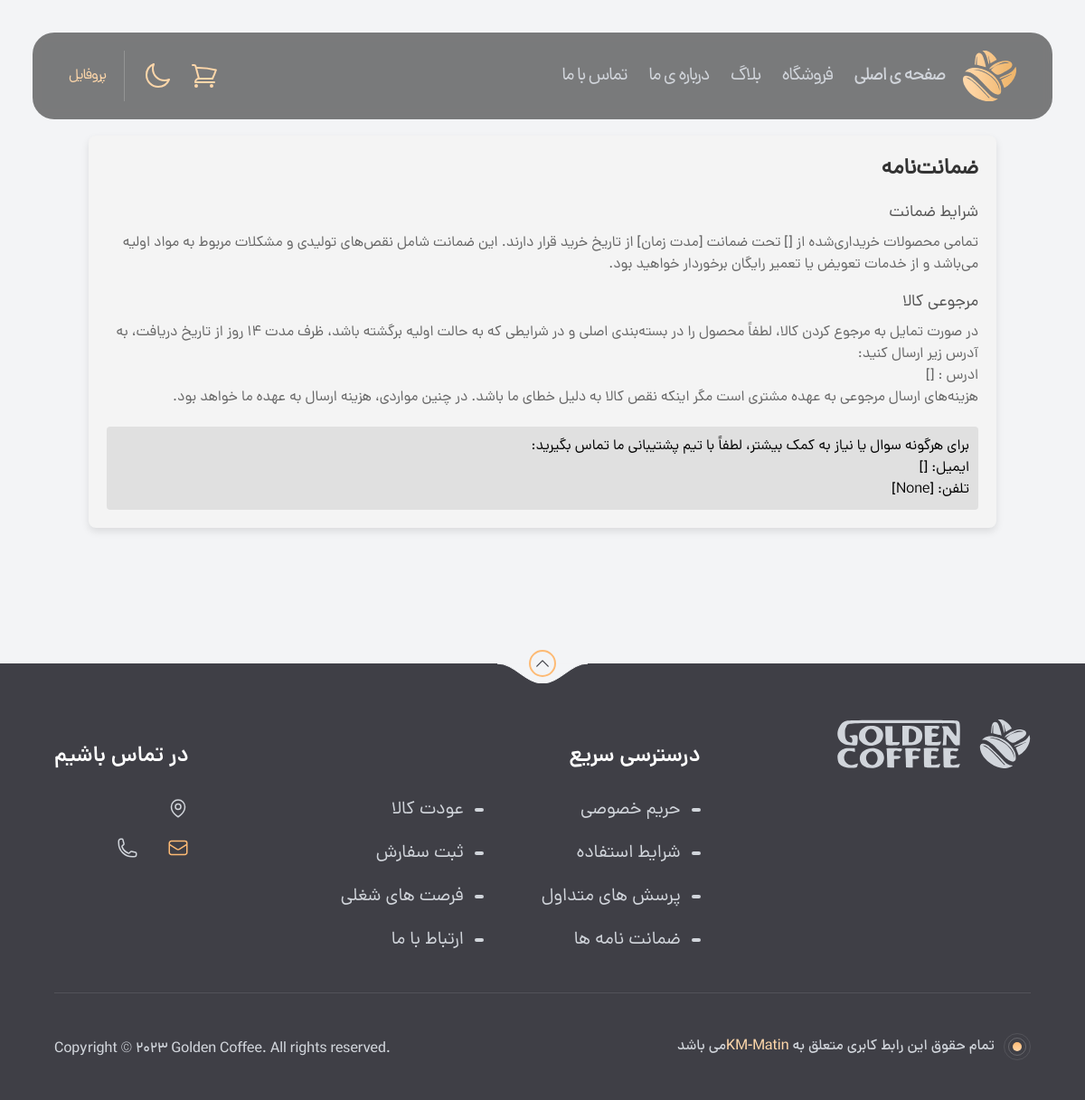
Page /guarantee/ (signed in) on the earlier database version.
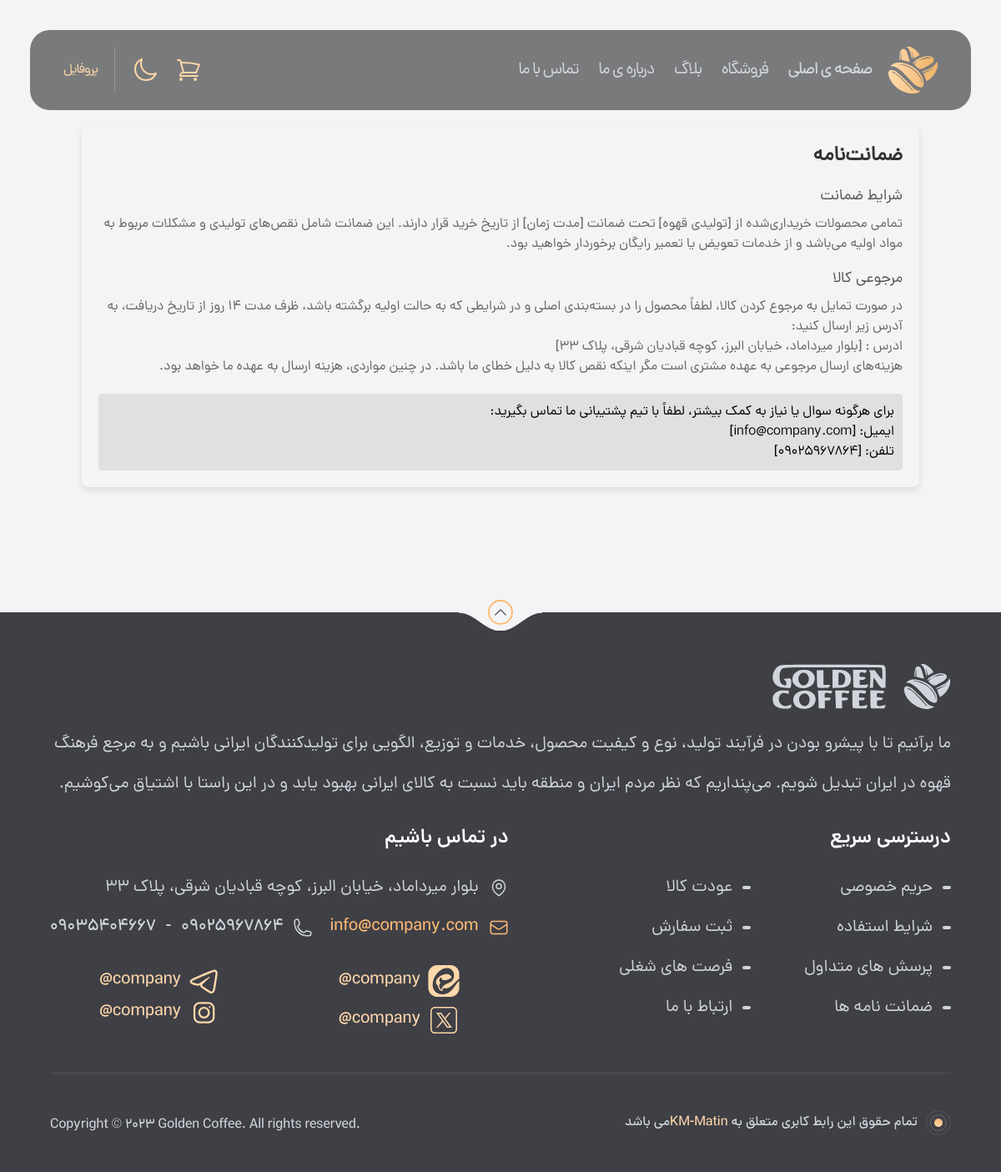
Same page on the later database version.
### home_app/models.py (models this page shows, shortened)
class Footer(models.Model):
    name = models.CharField(verbose_name='اسم شرکت',null=True , blank=True , max_length=100)
    description = models.TextField(verbose_name='توضیحات فوتر')
    address = models.TextField(verbose_name='آدرس شرکت')
    email = models.EmailField(verbose_name='ایمیل شرکت')
    phone = models.ManyToManyField(PhoneCompany, verbose_name='شماره‌های تلفن شرکت')
    instagram = models.URLField(verbose_name='آدرس اینستاگرام شرکت', null=True, blank=True)
    id_instagram = models.CharField(max_length=50, verbose_name='آیدی اینستاگرام شرکت', null=True, blank=True)
    telegram = models.URLField(verbose_name='آدرس تلگرام شرکت', null=True, blank=True)
    id_telegram = models.CharField(max_length=50, verbose_name='آیدی تلگرام شرکت', null=True, blank=True)
    eitaa = models.URLField(verbose_name='آدرس ایتا شرکت', null=True, blank=True)
    id_eitaa = models.CharField(max_length=50, verbose_name='آیدی ایتا شرکت', null=True, blank=True)
    twitter = models.URLField(verbose_name='آدرس توییتر شرکت', null=True, blank=True)
    id_twitter = models.CharField(max_length=50, verbose_name='آیدی توییتر شرکت', null=True, blank=True)

class PhoneCompany(models.Model):
    phone = models.CharField(max_length=15, verbose_name='شماره تلفن')
    def __str__(self):
        return self.phone

### home_app/views.py (the view)
# urls.py: path('guarantee/', views.GuaranteeView.as_view(), name='guarantee'),
class GuaranteeView(TemplateView):
    template_name = 'home_app/guarantee.html'
    def get_context_data(self, **kwargs):
        context = super().get_context_data(**kwargs)
        info = Footer.objects.all().first()
        phone = PhoneCompany.objects.all().first()
        context.update({
            'info': info,
            'phone': phone,
        })
        return context

### home_app/context_processors.py (called while the page is built)
def user_cart_context(request):
    footer_info = Footer.objects.all().first()
    phone_company = PhoneCompany.objects.all()
    if request.user.is_authenticated:
        user = request.user
        order = Order.objects.filter(user=user, status="notRegistered").first()
        count = order.items.count() if order else 0
        return {
            'user': user,
            'order': order,
            'count': count,
            'footer_info': footer_info,
            'phone_company': phone_company
        }
    return {'footer_info': footer_info,
            'phone_company': phone_company}

### home_app/templates/home_app/guarantee.html (shortened to what this page needs)
{% extends 'base.html' %}
{% load static %}
{% block main %}
    <main class="container text-gray-800 font-DanaRegular md:py-[150px]">
        <div class="container mx-auto p-4 guarantee-container">
            <div class="guarantee-header">
                ضمانت‌نامه
            </div>
            <div class="guarantee-section">
                <h5>شرایط ضمانت</h5>
                <p>
                    تمامی محصولات خریداری‌شده از [{{ info.name }}] تحت ضمانت [مدت زمان] از تاریخ خرید قرار دارند. این ضمانت شامل نقص‌های تولیدی و مشکلات مربوط به مواد اولیه می‌باشد و از خدمات تعویض یا تعمیر رایگان برخوردار خواهید بود.
                </p>
            </div>
            <div class="guarantee-section">
                <h5>مرجوعی کالا</h5>
                <p>
                    در صورت تمایل به مرجوع کردن کالا، لطفاً محصول را در بسته‌بندی اصلی و در شرایطی که به حالت اولیه برگشته باشد، ظرف مدت ۱۴ روز از تاریخ دریافت، به آدرس زیر ارسال کنید:
                </p>
                <p>
                    ادرس : [{{ info.address }}]
                </p>
                <p>
                    هزینه‌های ارسال مرجوعی به عهده مشتری است مگر اینکه نقص کالا به دلیل خطای ما باشد. در چنین مواردی، هزینه ارسال به عهده ما خواهد بود.
                </p>
            </div>
            <div class="contact-info">
                برای هرگونه سوال یا نیاز به کمک بیشتر، لطفاً با تیم پشتیبانی ما تماس بگیرید:
                <br>
                ایمیل: [{{ info.email }}]
                <br>
                تلفن: [{{ phone }}]
            </div>
        </div>
    </main>
{% endblock %}

### templates/includes/home_page/footer.html (shortened to what the changed rows need)
{% load static %}
<footer class="relative bg-zinc-700 py-8 md:pb-11 pt-[62px]">
    <div class="sm:w-[94%] lg:w-[90%] px-4 md:px-0 mx-auto text-gray-300">
        <div class="flex flex-wrap justify-between">
            <div>
                <div class="flex gap-x-5 mb-6 md:mb-4.5 text-gray-300">
                    <svg class="w-[57px] h-[54px]">
                        <use href="#logo"></use>
                    </svg>
                    <svg class="w-[138px] h-[54px]">
                        <use href="#logo-type"></use>
                    </svg>
                </div>
                <p class="max-w-[606px] lg:max-w-full xl:max-w-[606px] text-lg md:text-xl/[48px]">
                    {{ footer_info.description }}
                </p>
            </div>
            <div class="mt-10 md:mt-[26px]">
                <div class="md:text-xl mb-6 md:mb-10">
                        <span class="flex items-center gap-x-2 md:gap-x-3 text-xl mb-4 md:mb-5">
                            <svg class="w-5 md:w-6 h-5 md:h-6 shrink-0">
                                <use href="#map-pin"></use>
                            </svg>
{{ footer_info.address }}
                        </span>
                    <div class="flex flex-wrap gap-x-5 gap-y-4 font-DanaMedium">
                        <a href="mailto:info@Coffee.com"
                           class="flex items-center gap-x-2 md:gap-x-3 text-xl text-orange-300">
                            <svg class="w-5 md:w-6 h-5 md:h-6">
                                <use href="#envelope"></use>
                            </svg>
                            <span>{{ footer_info.email }}</span>
                        </a>
                        <div class="flex items-center gap-x-2 md:gap-x-3 text-xl">
                            <svg class="w-5 md:w-6 h-5 md:h-6">
                                <use href="#phone"></use>
                            </svg>
                            {% for phone in phone_company %}
                                <span class="ltr-text">{{ phone }}</span>
                                {% if not phone_company.last == phone %}
                                    -
                                {% endif %}
                            {% endfor %}
                        </div>
                    </div>
                </div>
                <div
                        class="flex grid grid-cols-2 gap-x-1.5 md:gap-x-6 font-DanaMedium md:text-xl child:flex child:flex-grow child:justify-center child:items-center child:gap-x-2 ltr-text">
                    {% if footer_info.telegram %}
                    	<a href="{{ footer_info.telegram }}" class="border-orange-200 text-orange-200 rounded-xl h-1/2">
                        {{ footer_info.id_telegram }}
                        <svg class="w-[26px] h-[26px] md:w-[38px] md:h-[38px]">
                            <use href="#telegram"></use>
                        </svg>
                    </a>
                    {% endif %}
                    {% if footer_info.eitaa %}
                    	<a href="{{ footer_info.eitaa }}" class="border-orange-200 text-orange-200 rounded-xl h-1/2">
                        {{ footer_info.id_eitaa }}
                        <svg class="w-[26px] h-[26px] md:w-[38px] md:h-[38px]">
                            <use href="#eitaa" style=""></use>
                        </svg>
                    </a>
                    {% endif %}
                {% if footer_info.instagram %}
                    	<a href="{{ footer_info.instagram }}" class="border-orange-200 text-orange-200 rounded-xl h-1/2">
                        {{ footer_info.id_instagram }}
                        <svg class="w-[26px] h-[26px] md:w-[38px] md:h-[38px]">
                            <use href="#instagram"></use>
                        </svg>
                    </a>
                    {% endif %}
{% if footer_info.twitter %}
                    <a href="{{ footer_info.twitter }}" class="border-orange-200 text-orange-200 rounded-xl">
                        {{ footer_info.id_twitter }}
                        <svg class="w-[26px] h-[26px] md:w-[38px] md:h-[38px]">
                            <use href="#x" style=""></use>
                        </svg>
                    </a>
{% endif %}
                </div>
            </div>
        </div>
    </div>
</footer>

Differences in the rows shown:
added Footer: name "تولیدی قهوه", address "بلوار میرداماد، خیابان البرز، کوچه قبادیان شرقی، پلاک ۳۳", email "info@company.com", description "ما برآنیم تا با پیشرو بودن در فرآیند تولید، نوع و کیفیت محصول، خدمات و توزیع، الگویی برای تولیدکنندگان ایرانی باشیم و به مرجع فرهنگ قهوه در ایران تبدیل شویم. می‌پنداریم که نظر مردم ایران و منطقه باید نسبت به کالای ایرانی بهبود یابد و در این راستا با اشتیاق می‌کوشیم.", id_telegram "@company", id_eitaa "@company", id_instagram "@company", id_twitter "@company"
added PhoneCompany: phone "09025967864"
added PhoneCompany: phone "09035404667"
Other differences:
{{ phone }}: "None" → (not shown)
